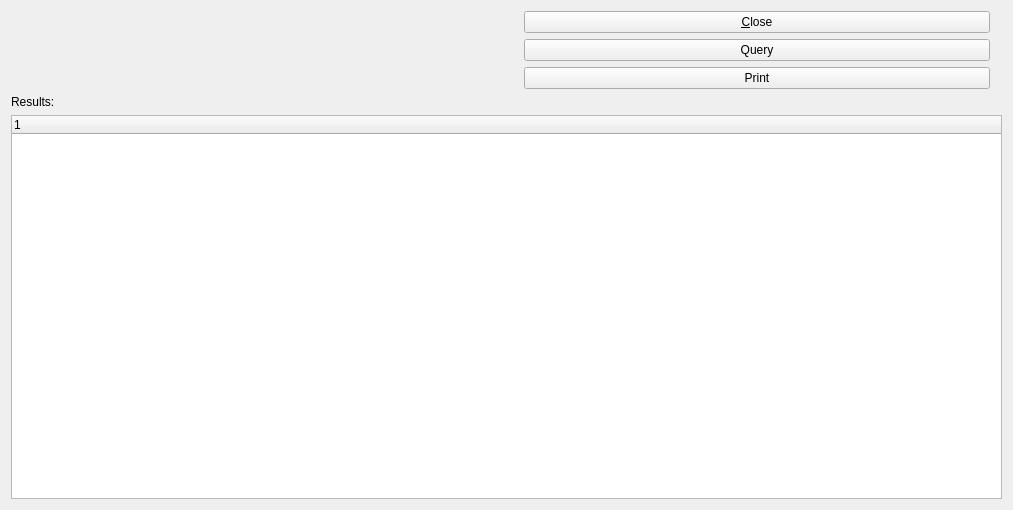
<?xml version="1.0" encoding="UTF-8"?>
<ui version="4.0">
 <comment>This file is part of the xTuple ERP: PostBooks Edition, a free and
open source Enterprise Resource Planning software suite,
Copyright (c) 1999-2014 by OpenMFG LLC, d/b/a xTuple.
It is licensed to you under the Common Public Attribution License
version 1.0, the full text of which (including xTuple-specific Exhibits)
is available at www.xtuple.com/CPAL.  By using this software, you agree
to be bound by its terms.</comment>
 <class>newForm</class>
 <widget class="QWidget" name="newForm">
  <property name="geometry">
   <rect>
    <x>0</x>
    <y>0</y>
    <width>1013</width>
    <height>510</height>
   </rect>
  </property>
  <property name="windowTitle">
   <string>Customer Prepaid Statement</string>
  </property>
  <layout class="QGridLayout" name="gridLayout">
   <item row="0" column="0">
    <layout class="QFormLayout" name="formLayout">
     <property name="fieldGrowthPolicy">
      <enum>QFormLayout::FieldsStayAtSizeHint</enum>
     </property>
     <property name="topMargin">
      <number>18</number>
     </property>
     <property name="bottomMargin">
      <number>18</number>
     </property>
     <item row="0" column="0">
      <widget class="CustCluster" name="_cust"/>
     </item>
    </layout>
   </item>
   <item row="0" column="1">
    <layout class="QVBoxLayout" name="verticalLayout">
     <property name="leftMargin">
      <number>14</number>
     </property>
     <property name="rightMargin">
      <number>12</number>
     </property>
     <item>
      <widget class="QPushButton" name="_close">
       <property name="text">
        <string>&amp;Close</string>
       </property>
      </widget>
     </item>
     <item>
      <widget class="QPushButton" name="_query">
       <property name="text">
        <string>Query</string>
       </property>
      </widget>
     </item>
     <item>
      <widget class="QPushButton" name="_print">
       <property name="text">
        <string>Print</string>
       </property>
      </widget>
     </item>
     <item>
      <spacer name="verticalSpacer">
       <property name="orientation">
        <enum>Qt::Vertical</enum>
       </property>
       <property name="sizeType">
        <enum>QSizePolicy::Preferred</enum>
       </property>
       <property name="sizeHint" stdset="0">
        <size>
         <width>20</width>
         <height>0</height>
        </size>
       </property>
      </spacer>
     </item>
    </layout>
   </item>
   <item row="1" column="0">
    <widget class="QLabel" name="_resultsLit">
     <property name="text">
      <string>Results:</string>
     </property>
     <property name="buddy">
      <cstring>_list</cstring>
     </property>
    </widget>
   </item>
   <item row="2" column="0" colspan="2">
    <widget class="XTreeWidget" name="_list"/>
   </item>
  </layout>
 </widget>
 <customwidgets>
  <customwidget>
   <class>CustCluster</class>
   <extends>QWidget</extends>
   <header>custcluster.h</header>
  </customwidget>
  <customwidget>
   <class>XTreeWidget</class>
   <extends>QTreeWidget</extends>
   <header>xtreewidget.h</header>
  </customwidget>
 </customwidgets>
 <tabstops>
  <tabstop>_list</tabstop>
  <tabstop>_query</tabstop>
  <tabstop>_close</tabstop>
 </tabstops>
 <resources/>
 <connections>
  <connection>
   <sender>_close</sender>
   <signal>clicked()</signal>
   <receiver>newForm</receiver>
   <slot>close()</slot>
   <hints>
    <hint type="sourcelabel">
     <x>335</x>
     <y>31</y>
    </hint>
    <hint type="destinationlabel">
     <x>246</x>
     <y>7</y>
    </hint>
   </hints>
  </connection>
 </connections>
</ui>
